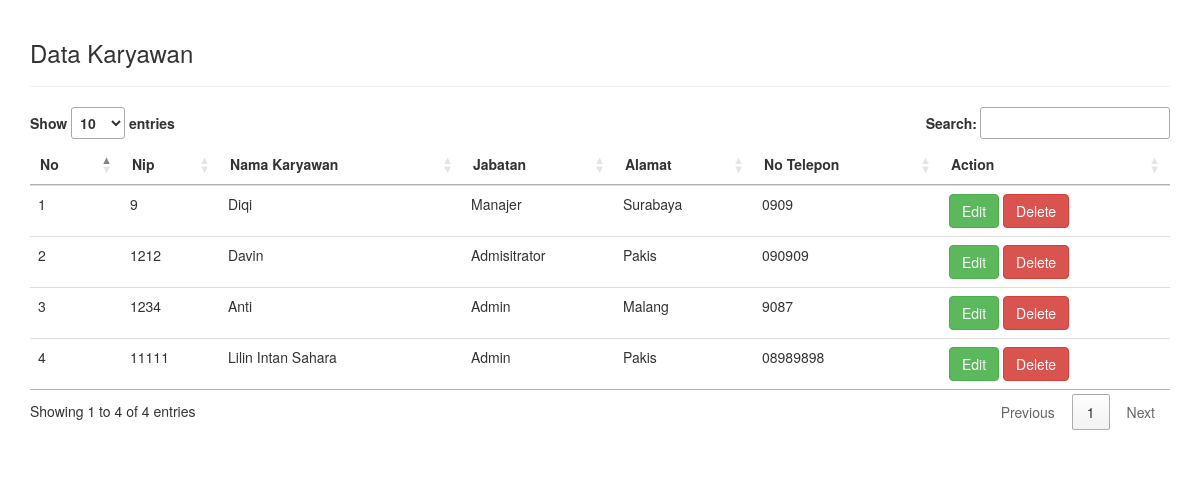
Page /admin/showKaryawan.php on the committed database.
### tables this page shows
CREATE TABLE `tb_karyawan` (
  `nip` int(25) NOT NULL,
  `nama_karyawan` varchar(25) NOT NULL,
  `username` varchar(25) NOT NULL,
  `password` varchar(25) NOT NULL,
  `jabatan` varchar(25) NOT NULL,
  `alamat` varchar(25) NOT NULL,
  `no_tlp` varchar(25) NOT NULL,
  `level` int(25) NOT NULL DEFAULT 1,
  `flag` int(1) NOT NULL DEFAULT 1
);

### admin/showKaryawan.php (the view, shortened to what this page needs)
<!DOCTYPE html>
<html lang="en">
<head>
<link rel="stylesheet" type="text/css" href="//cdn.datatables.net/1.10.11/css/jquery.dataTables.min.css">
<link rel="stylesheet" href="https://maxcdn.bootstrapcdn.com/bootstrap/3.3.7/css/bootstrap.min.css">
</head>
<body>
<?php
    include 'helper/connection.php';
?>
<div class="container" style="padding-top: 20px; padding-bottom: 20px;">
    <h3>Data Karyawan</h3>
<hr>
<table class="table table-stripped table-hover datatab" align="center">
    <thead>
        <tr>
            <th>No</th>
            <th>Nip</th>
            <th>Nama Karyawan</th>
            <th>Jabatan</th>
            <th>Alamat</th>
            <th>No Telepon</th>
            <th>Action</th>
        </tr>
    </thead>
<tbody>
<?php
    $sql = "select * from tb_karyawan where flag = 1";
    $query = mysqli_query($con, $sql);
    $no = 1;
    while ($data = mysqli_fetch_assoc($query)){
?>
<tr>
    <td><?php echo $no++; ?></td>
    <td><?php echo $data['nip']; ?></td>
    <td><?php echo $data['nama_karyawan']; ?></td>
    <td><?php echo $data['jabatan']; ?></td>
    <td><?php echo $data['alamat']; ?></td>
    <td><?php echo $data['no_tlp']; ?></td>
    <td>
    <a href="#" type="button" class="btn btn-success btn-md" data-toggle="modal" data-target="#myModal<?php echo $data['nip']; ?>">Edit</a>
    <?php
        $nip = $data["nip"];
        echo "<a href='proses/deleteKaryawan.php?id=$nip' class='btn btn-danger'>Delete</a>";
    ?>
    </td>
</tr>
<?php
    }
?>
</tbody>
</table>
</div>
</body>
</html>

### rows in the picture
tb_karyawan: nip "9", nama_karyawan "Diqi", jabatan "Manajer", alamat "Surabaya", no_tlp "0909"
tb_karyawan: nip "1212", nama_karyawan "Davin", jabatan "Admisitrator", alamat "Pakis", no_tlp "090909"
tb_karyawan: nip "1234", nama_karyawan "Anti", jabatan "Admin", alamat "Malang", no_tlp "9087"
tb_karyawan: nip "11111", nama_karyawan "Lilin Intan Sahara", jabatan "Admin", alamat "Pakis", no_tlp "08989898"
